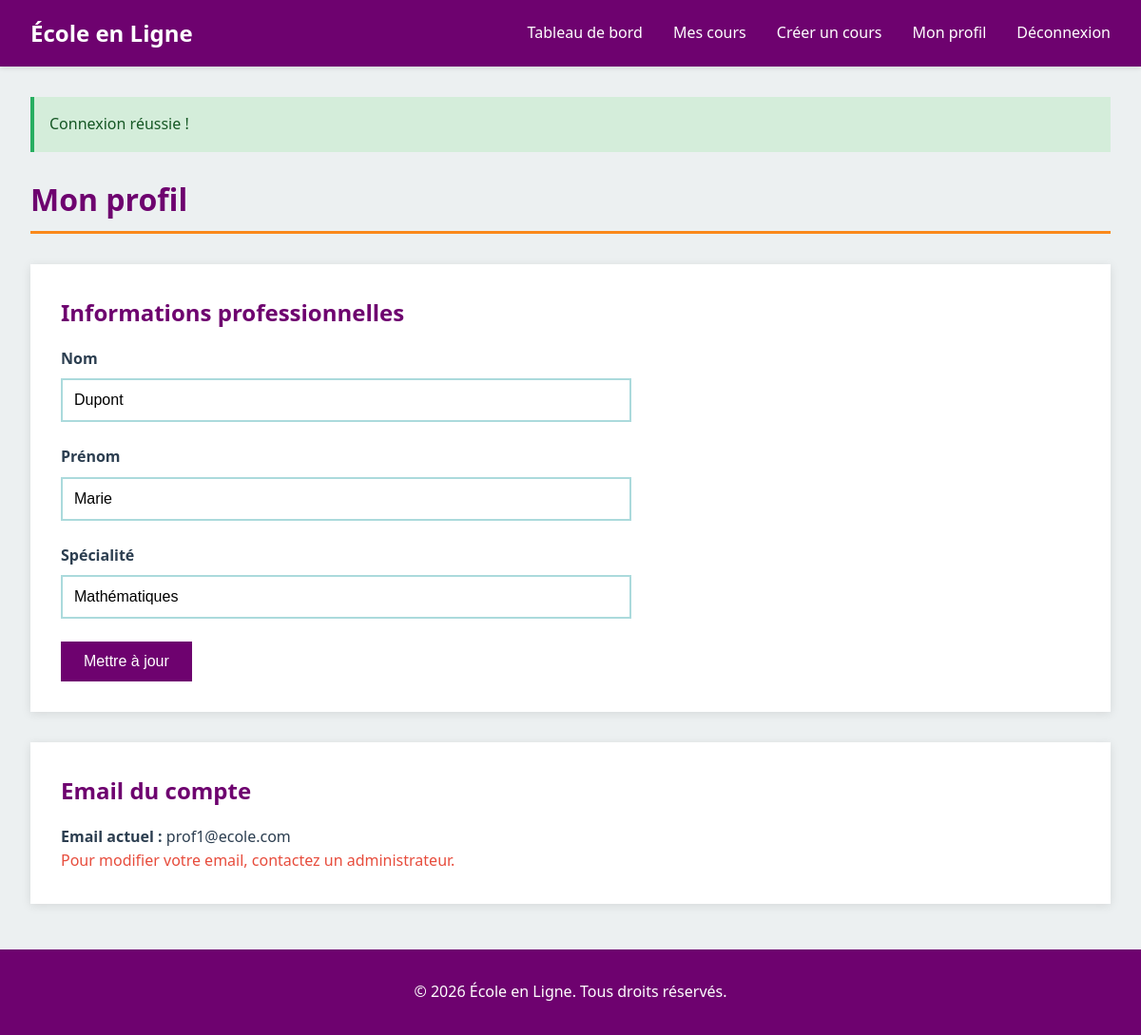
/teacher/profile (signed in), run on the app's committed database.
### tables this page shows
CREATE TABLE professeur (
    id_professeur INT PRIMARY KEY AUTO_INCREMENT,
    id_user INT NOT NULL,
    nom VARCHAR(100) NOT NULL,
    prenom VARCHAR(100) NOT NULL,
    specialite VARCHAR(100) NOT NULL,
    bio TEXT NULL,
    photo VARCHAR(255) NULL,
    FOREIGN KEY (id_user) REFERENCES user(id_user) ON DELETE CASCADE
);

CREATE TABLE user (
    id_user INT PRIMARY KEY AUTO_INCREMENT,
    email VARCHAR(255) UNIQUE NOT NULL,
    password VARCHAR(255) NOT NULL,
    role ENUM('student', 'teacher', 'admin') NOT NULL,
    status ENUM('pending', 'active', 'suspended', 'rejected', 'archived') NOT NULL DEFAULT 'active',
    last_login DATETIME NULL,
    archived_at DATETIME NULL,
    created_at TIMESTAMP DEFAULT CURRENT_TIMESTAMP
);

### controllers/TeacherController.php (called while the page is built, shortened)
<?php
require_once __DIR__ . '/../models/Teacher.php';
require_once __DIR__ . '/../models/User.php';
class TeacherController {
    public function profile() {
        $teacherModel = new Teacher();
        $teacher = $teacherModel->getByUserId($_SESSION['user_id']);
        $userModel = new User();
        $user = $userModel->getUserById($_SESSION['user_id']);
        require_once __DIR__ . '/../views/teacher/profile.php';
    }
}
?>

### models/teacher.php (called while the page is built, shortened)
<?php
require_once __DIR__ . '/../config/Database.php';
class Teacher {
    private $conn;
    private $table = 'professeur';
    public function __construct() {
        $database = new Database();
        $this->conn = $database->getConnection();
    }
    public function getByUserId($userId) {
        $query = "SELECT * FROM " . $this->table . " WHERE id_user = :id_user";
        $stmt = $this->conn->prepare($query);
        $stmt->bindParam(':id_user', $userId);
        $stmt->execute();
        return $stmt->fetch();
    }
}
?>

### config/database.php (called while the page is built)
<?php
class Database {
    private $host = DB_HOST;
    private $db_name = DB_NAME;
    private $username = DB_USER;
    private $password = DB_PASS;
    private $conn = null;
    public function getConnection() {
        if ($this->conn === null) {
            try {
                $this->conn = new PDO(
                    "mysql:host=" . $this->host . ";dbname=" . $this->db_name . ";charset=utf8mb4",
                    $this->username,
                    $this->password
                );
                $this->conn->setAttribute(PDO::ATTR_ERRMODE, PDO::ERRMODE_EXCEPTION);
                $this->conn->setAttribute(PDO::ATTR_DEFAULT_FETCH_MODE, PDO::FETCH_ASSOC);
            } catch(PDOException $e) {
                die("Erreur de connexion : " . $e->getMessage());
            }
        }
        return $this->conn;
    }
}
?>

### models/user.php (called while the page is built, shortened)
<?php
require_once __DIR__ . '/../config/Database.php';
class User {
    private $conn;
    private $table = 'user';
    public function __construct() {
        $database = new Database();
        $this->conn = $database->getConnection();
    }
    public function getUserById($userId) {
        $query = "SELECT * FROM " . $this->table . " WHERE id_user = :id";
        $stmt = $this->conn->prepare($query);
        $stmt->bindParam(':id', $userId);
        $stmt->execute();
        return $stmt->fetch();
    }
}
?>

### views/teacher/profile.php (the view, shortened to what this page needs)
<?php
require_once __DIR__ . '/../layout/header.php';
?>
<div class="container">
    <?php if (isset($_SESSION['success'])): ?>
        <div class="alert alert-success">
            <?php echo $_SESSION['success']; unset($_SESSION['success']); ?>
        </div>
    <?php endif; ?>
    <h1>Mon profil</h1>
    <div class="content-wrapper">
        <h2>Informations professionnelles</h2>
        <form action="<?php echo BASE_URL; ?>/teacher/update-profile" method="POST">
            <div class="form-group">
                <label for="nom">Nom</label>
                <input type="text" id="nom" name="nom" value="<?php echo htmlspecialchars($teacher['nom']); ?>" required>
            </div>
            <div class="form-group">
                <label for="prenom">Prénom</label>
                <input type="text" id="prenom" name="prenom" value="<?php echo htmlspecialchars($teacher['prenom']); ?>" required>
            </div>
            <div class="form-group">
                <label for="specialite">Spécialité</label>
                <input type="text" id="specialite" name="specialite" value="<?php echo htmlspecialchars($teacher['specialite']); ?>" required>
            </div>
            <button type="submit" class="btn btn-primary">Mettre à jour</button>
        </form>
    </div>
    <div class="content-wrapper">
        <h2>Email du compte</h2>
        <p><strong>Email actuel :</strong> <?php echo htmlspecialchars($user['email']); ?></p>
        <p class="text-danger">Pour modifier votre email, contactez un administrateur.</p>
    </div>
</div>
<?php require_once __DIR__ . '/../layout/footer.php'; ?>

### public/css/style.css (style rules this page uses)
:root { --primary: #6E026F; --secondary: #ABDADC; --accent: #F1E6C9; --highlight: #FA891A; --dark: #2c3e50; --light: #ecf0f1; --white: #ffffff; --gray: #95a5a6; --success: #27ae60; --danger: #e74c3c; }
* { margin: 0; padding: 0; box-sizing: border-box; }
body { font-family: 'Segoe UI', Tahoma, Geneva, Verdana, sans-serif; line-height: 1.6; color: var(--dark); background-color: var(--light); }
.container { max-width: 1200px; margin: 2rem auto; padding: 0 2rem; }
.content-wrapper { background-color: var(--white); padding: 2rem; margin: 2rem 0; box-shadow: 0 2px 10px rgba(0,0,0,0.1); }
h1 { color: var(--primary); margin-bottom: 1.5rem; font-size: 2rem; border-bottom: 3px solid var(--highlight); padding-bottom: 0.5rem; }
h2 { color: var(--primary); margin-bottom: 1rem; font-size: 1.5rem; }
form { max-width: 600px; }
.form-group { margin-bottom: 1.5rem; }
label { display: block; margin-bottom: 0.5rem; font-weight: 600; color: var(--dark); }
input[type="text"], input[type="email"], input[type="password"], input[type="date"], input[type="number"], select, textarea { width: 100%; padding: 0.75rem; border: 2px solid var(--secondary); background-color: var(--white); font-size: 1rem; transition: border-color 0.3s; }
.btn { display: inline-block; padding: 0.75rem 1.5rem; border: none; cursor: pointer; font-size: 1rem; transition: all 0.3s; text-align: center; }
.btn-primary { background-color: var(--primary); color: var(--white); }
.alert { padding: 1rem; margin-bottom: 1.5rem; border-left: 4px solid; }
.alert-success { background-color: #d4edda; border-color: var(--success); color: #155724; }
.text-danger { color: var(--danger); }

### data on the page
professeur: nom "Dupont", prenom "Marie", specialite "Mathématiques"
user: email "prof1@ecole.com"

### other printed values
$_SESSION['success'] "Connexion réussie !"
